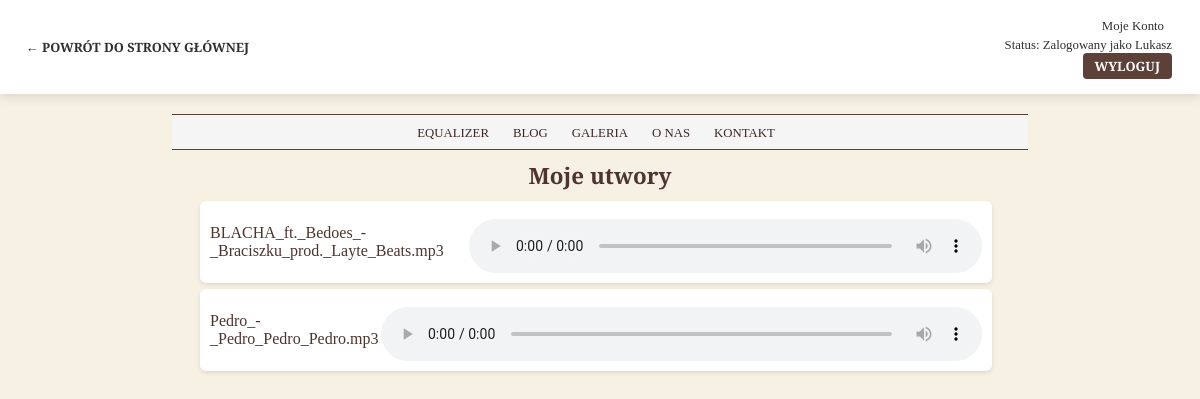
/library (signed in), run on an earlier commit of the app's database.
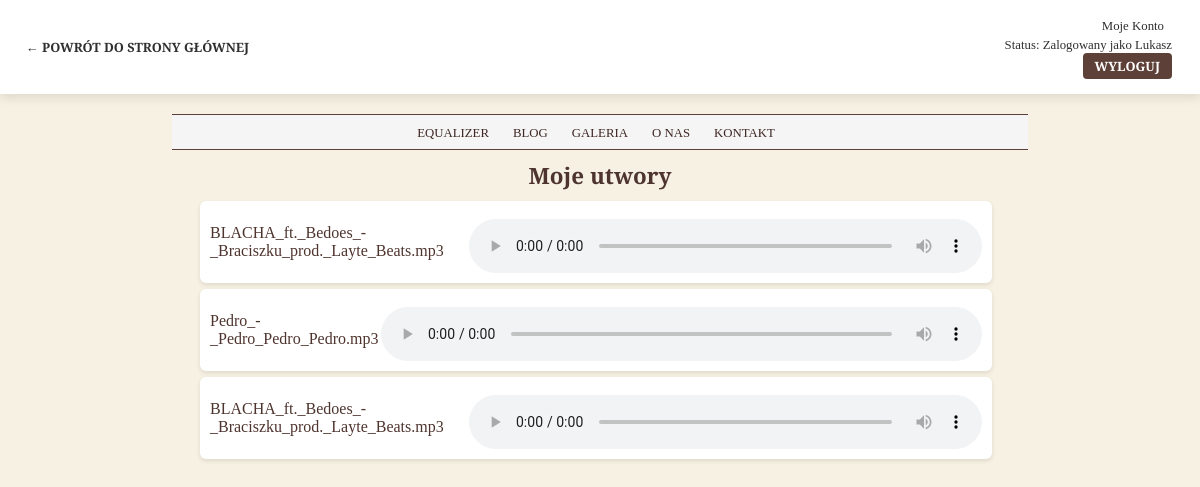
And on a later commit of the database.
### tables this page shows
CREATE TABLE users (
            id INTEGER PRIMARY KEY,
            username TEXT UNIQUE,
            password TEXT
        );

CREATE TABLE files (
            id INTEGER PRIMARY KEY,
            filename TEXT,
            filepath TEXT,
            user_id INTEGER,
            FOREIGN KEY (user_id) REFERENCES users(id)
        );

### src/app.py (the view)
@app.route('/library')
@login_required
def library():
    conn = sqlite3.connect('database.db')
    c = conn.cursor()
    c.execute('SELECT filename FROM files WHERE user_id = ?', (current_user.id,))
    files = [row[0] for row in c.fetchall()]
    conn.close()
    return render_template('library.html', files=files)

### src/app.py (called while the page is built)
@login_manager.user_loader
def load_user(user_id):
    return User.get(user_id)

    @staticmethod
    def get(user_id):
        conn = sqlite3.connect('database.db')
        c = conn.cursor()
        c.execute('SELECT * FROM users WHERE id = ?', (user_id,))
        user = c.fetchone()
        conn.close()
        if user:
            return User(id=user[0], username=user[1], password=user[2])
        return None

### templates/library.html (shortened to what this page needs)
<!DOCTYPE html>
<html lang="pl">
<head>
</head>
<body>
<div class="navigation-bar">
    <div class="left-nav">
        <a href="{{ url_for('str_start') }}" class="back-home">← Powrót do strony głównej</a>
    </div>
    <div class="right-nav">
        <div class="dropdown">
            <p class="dropdown-trigger">Moje Konto</p>
        </div>
        {% if current_user.is_authenticated %}
            <p>Status: Zalogowany jako {{ current_user.username }}</p>
            <a href="{{ url_for('logout') }}" class="login-register-btn">Wyloguj</a>
        {% else %}
            <p>Status: Niezalogowany</p>
            <a href="{{ url_for('login') }}" class="login-register-btn">Zaloguj / Zarejestruj</a>
        {% endif %}
    </div>
</div>
<div id="menu">
    <ul id="navigation">
        <li><a href="{{ url_for('equalizer') }}">Equalizer</a></li>
        <li><a href="{{ url_for('analiza') }}">Blog</a></li>
        <li><a href="{{ url_for('galeria') }}">Galeria</a></li>
        <li><a href="{{ url_for('onas') }}">O nas</a></li>
        <li><a href="{{ url_for('kontakt') }}">Kontakt</a></li>
    </ul>
</div>
<h2>Moje utwory</h2>
<ul class="music-list">
    {% for file in files %}
    <li class="music-item">
        <span>{{ file }}</span>
        <audio controls>
            <source src="{{ url_for('uploaded_file', filename=file) }}" type="audio/mpeg">
        </audio>
    </li>
    {% endfor %}
</ul>
</body>
</html>

### templates/library.html (style rules this page uses)
body { font-family: 'Cinzel', serif; background-color: #f7f1e3; margin: 0; padding: 0; color: #4E342E; display: flex; flex-direction: column; align-items: center; }
.navigation-bar { width: 100vw; display: flex; justify-content: space-between; align-items: center; padding: 15px 20px; background-color: #fff; box-shadow: 0 4px 10px rgba(0, 0, 0, 0.1); margin-bottom: 20px; box-sizing: border-box; }
.left-nav a { color: #2f2f2f; font-size: 0.8rem; font-weight: bold; text-decoration: none; transition: color 0.3s ease; }
.right-nav { display: flex; flex-direction: column; align-items: flex-end; margin-right: 8px; }
.right-nav p { margin: 0; font-size: 0.8rem; color: #2f2f2f; }
.dropdown { position: relative; display: inline-block; }
.dropdown-trigger { padding: 4px 8px; font-size: 0.8rem; color: #5D4037; transition: background-color 0.3s ease, color 0.3s ease; }
#menu { width: 70%; margin: 0 auto; border-top: 1px solid #5D4037; border-bottom: 1px solid #5D4037; text-align: center; padding: 8px; background-color: #F5F5F5; }
ul { list-style-type: none; padding: 0; margin: 0; }
li { display: inline; margin-right: 8px; }
a { color: #3E2723; text-transform: uppercase; text-decoration: none; font-size: 0.8rem; padding: 3px 6px; transition: background-color 0.3s ease, color 0.3s ease; }
h2 { text-align: center; color: #4E342E; font-size: 1.4rem; margin: 10px 0; }
.music-list { list-style-type: none; padding: 0; width: 90%; max-width: 800px; }
.music-item { background-color: #fff; padding: 10px; margin-bottom: 6px; border-radius: 6px; box-shadow: 0 2px 4px rgba(0, 0, 0, 0.1); display: flex; align-items: center; justify-content: space-between; }
audio { margin-top: 8px; width: 100%; }
.login-register-btn { padding: 4px 12px; font-size: 0.8rem; background-color: #5D4037; color: #fff; text-transform: uppercase; font-weight: bold; border: none; border-radius: 4px; text-decoration: none; text-align: center; transition: background-color 0.3s ease, transform 0.3s ease; }

What changed in the data, as far as the page shows it:
added files: filename "BLACHA_ft._Bedoes_-_Braciszku_prod._Layte_Beats.mp3"
